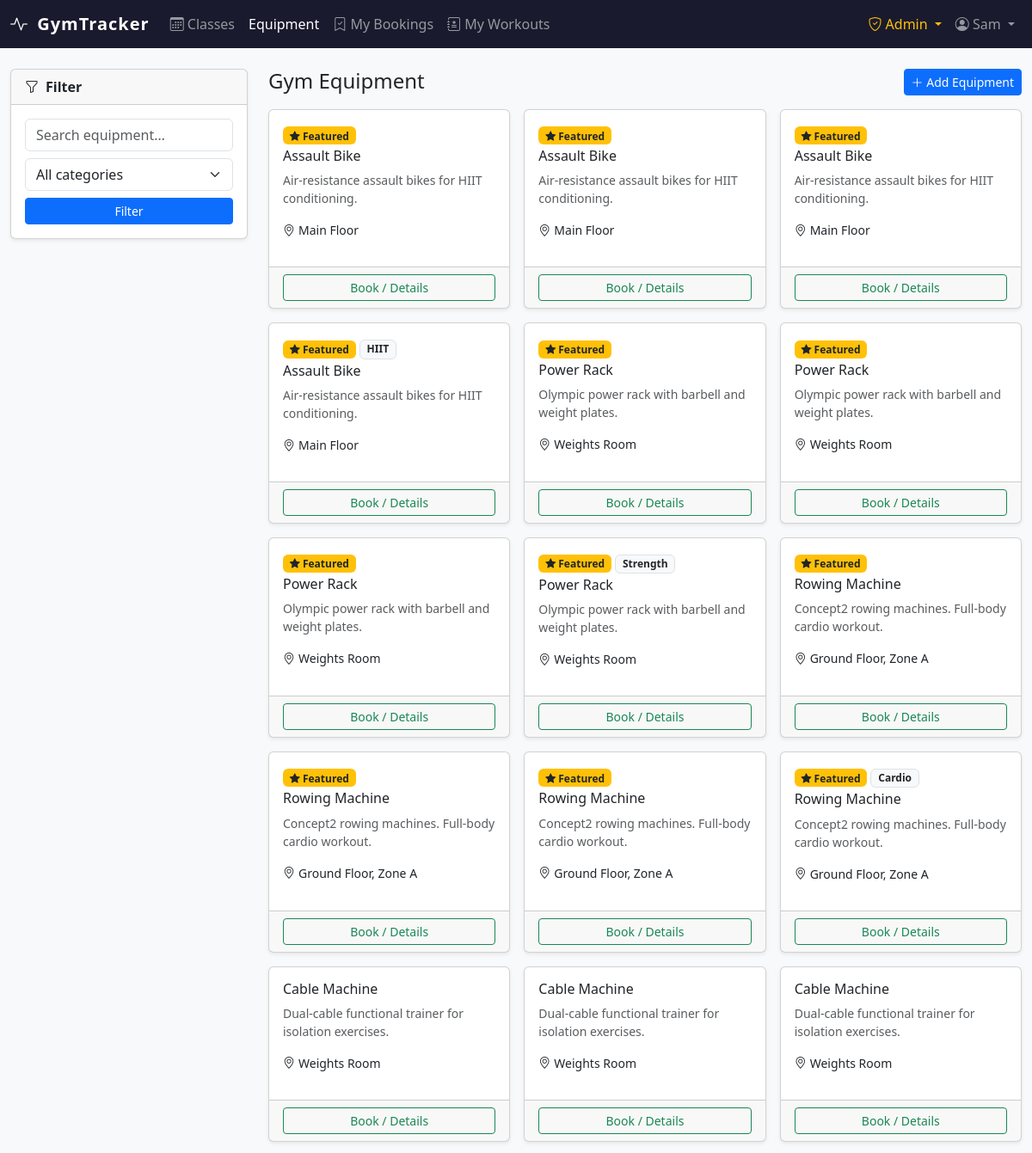
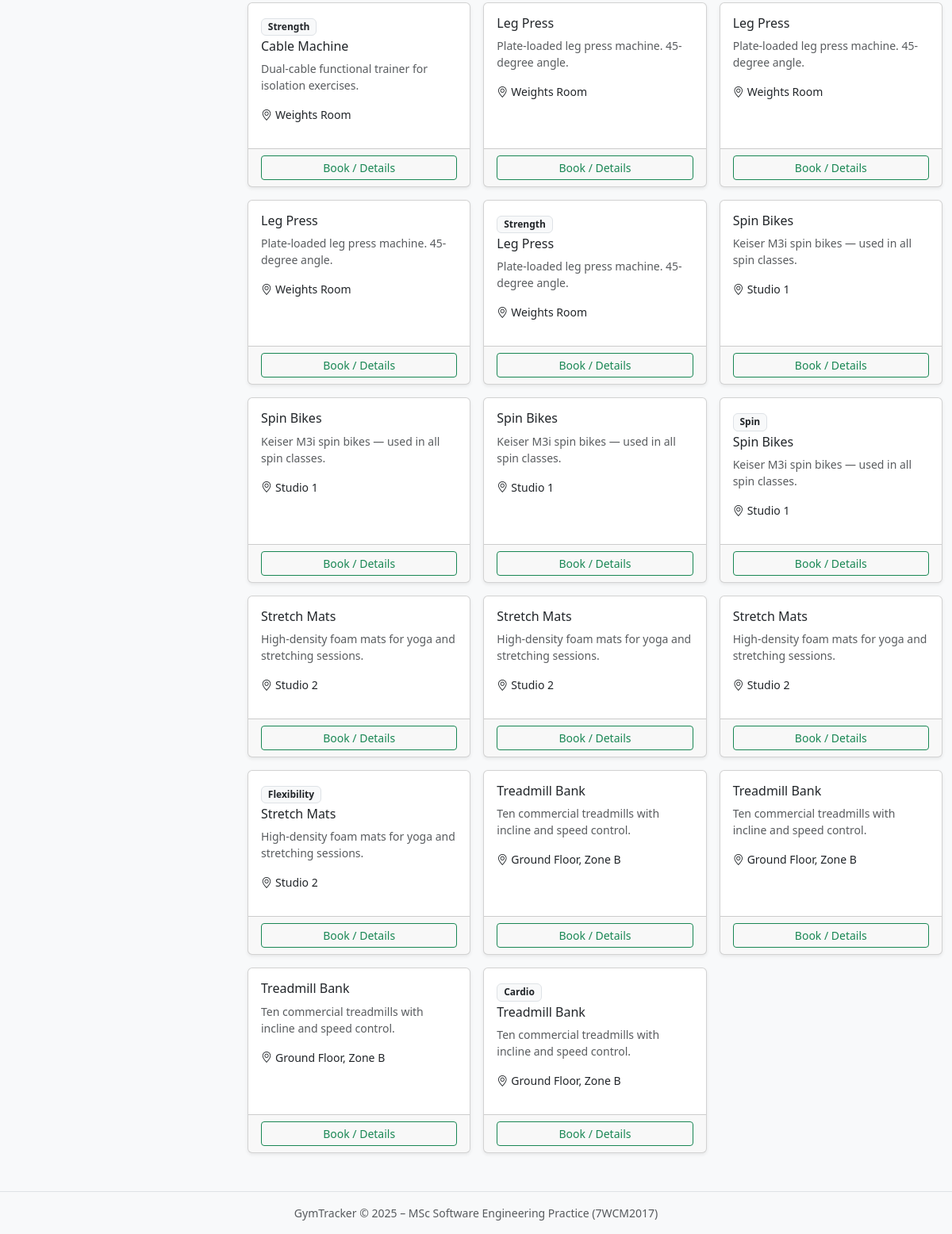
/dashboard/equipment/ (signed in), run on the app's committed database (2 pictures, top to bottom).
### accounts/models.py (models this page shows, shortened)
class User(AbstractBaseUser, PermissionsMixin):
    class Role(models.TextChoices):
        MEMBER = 'MEMBER', 'Member'
        ADMIN = 'ADMIN', 'Admin'
    email = models.EmailField(unique=True)
    first_name = models.CharField(max_length=150, blank=True)
    last_name = models.CharField(max_length=150, blank=True)
    role = models.CharField(max_length=10, choices=Role.choices, default=Role.MEMBER)
    is_active = models.BooleanField(default=True)
    is_staff = models.BooleanField(default=False)
    date_joined = models.DateTimeField(default=timezone.now)
    USERNAME_FIELD = 'email'
    REQUIRED_FIELDS = []
    objects = UserManager()
    class Meta:
        verbose_name = 'user'
        verbose_name_plural = 'users'
    @property
    def is_admin_role(self):
        return self.role == self.Role.ADMIN or self.is_staff or self.is_superuser

### gym/models.py (models this page shows, shortened)
class GymEquipment(models.Model):
    name = models.CharField(max_length=200)
    description = models.TextField(blank=True)
    category = models.ForeignKey(
        WorkoutCategory, on_delete=models.SET_NULL,
        null=True, blank=True, related_name='equipment',
    )
    location = models.CharField(max_length=200, blank=True, help_text="e.g. 'Ground floor, Zone A'")
    capacity = models.PositiveIntegerField(default=1)
    is_active = models.BooleanField(default=True)
    image = models.ImageField(upload_to='equipment/', null=True, blank=True)
    booking_count = models.PositiveIntegerField(default=0, editable=False)
    view_count = models.PositiveIntegerField(default=0, editable=False)
    is_featured = models.BooleanField(default=False)
    impression_count = models.PositiveIntegerField(default=0, editable=False)
    click_count = models.PositiveIntegerField(default=0, editable=False)
    created_at = models.DateTimeField(auto_now_add=True)
    updated_at = models.DateTimeField(auto_now=True)
    class Meta:
        ordering = ['-is_featured', 'name']
        verbose_name = 'Gym Equipment'
        verbose_name_plural = 'Gym Equipment'

class WorkoutCategory(models.Model):
    name = models.CharField(max_length=100, unique=True)
    description = models.TextField(blank=True)
    icon = models.CharField(max_length=50, blank=True, help_text="Bootstrap icon class, e.g. bi-bicycle")
    is_active = models.BooleanField(default=True)
    created_at = models.DateTimeField(auto_now_add=True)
    class Meta:
        ordering = ['name']
        verbose_name = 'Workout Category'
        verbose_name_plural = 'Workout Categories'

### gym/views.py (the view)
# urls.py: path('equipment/', views.equipment_list, name='equipment_list'),
@login_required
def equipment_list(request):
    form = EquipmentSearchForm(request.GET or None)
    queryset = GymEquipment.objects.filter(is_active=True).select_related('category')
    active_filter_count = 0
    if form.is_valid():
        queryset = search_service.apply_equipment_filters(queryset, form.cleaned_data)
        active_filter_count = search_service.get_active_filter_count(form.cleaned_data)
    ranking_mode = request.GET.get('ranking', 'default')
    show_scores = False
    if ranking_mode == 'smart' and request.user.is_admin_role:
        equipment = ranking_service.rank_equipment(queryset)
        show_scores = True
    else:
        equipment = queryset.order_by('-is_featured', 'name')
        ranking_mode = 'default'
    filter_qs = search_service.build_filter_querystring(request.GET)
    categories = WorkoutCategory.objects.filter(is_active=True)
    return render(request, 'gym/equipment_list.html', {
        'form': form,
        'equipment': equipment,
        'categories': categories,
        'ranking_mode': ranking_mode,
        'show_scores': show_scores,
        'active_filter_count': active_filter_count,
        'filter_qs': filter_qs,
    })

### gym/forms.py (shortened to what this page needs)
class EquipmentSearchForm(forms.Form):
    q = forms.CharField(
        required=False,
        label='Search',
        widget=forms.TextInput(attrs={
            'placeholder': 'Search equipment…',
            'maxlength': '200',
            'class': 'form-control',
        }),
    )
    category = forms.ModelChoiceField(
        queryset=WorkoutCategory.objects.filter(is_active=True),
        required=False,
        empty_label='All categories',
        widget=forms.Select(attrs={'class': 'form-select'}),
    )

### gym/search_service.py (called while the page is built)
def build_filter_querystring(get_params: dict, exclude_keys=('page', 'ranking')) -> str:
    from urllib.parse import urlencode
    filtered = {k: v for k, v in get_params.items() if k not in exclude_keys}
    return urlencode(filtered)

### gym/templates/gym/equipment_list.html (shortened to what this page needs)
{% extends "base.html" %}
{% block nav_equip_active %}active{% endblock %}
{% block content %}
<div class="row">
  <div class="col-md-3 mb-4">
    <div class="card shadow-sm">
      <div class="card-header"><strong><i class="bi bi-funnel me-2"></i>Filter</strong></div>
      <div class="card-body">
        <form method="get">
          <input type="text" name="q" value="{{ q }}" class="form-control mb-2" placeholder="Search equipment…">
          <select name="category" class="form-select mb-2">
            <option value="">All categories</option>
          </select>
          <div class="d-grid">
            <button type="submit" class="btn btn-primary btn-sm">Filter</button>
          </div>
        </form>
      </div>
    </div>
  </div>
  <div class="col-md-9">
    <div class="d-flex justify-content-between mb-3">
      <h2 class="h4 mb-0">Gym Equipment</h2>
      {% if user.is_admin_role %}
        <a href="{% url 'gym:admin_equipment_create' %}" class="btn btn-sm btn-primary"><i class="bi bi-plus-lg"></i> Add Equipment</a>
      {% endif %}
    </div>
    <div class="row g-3">
      {% for eq in equipment %}
      <div class="col-md-6 col-lg-4">
        <div class="card shadow-sm h-100">
          <div class="card-body">
            {% if eq.is_featured %}<span class="badge bg-warning text-dark mb-1"><i class="bi bi-star-fill"></i> Featured</span>{% endif %}
            {% if eq.category %}<span class="badge bg-light text-dark border mb-1">{{ eq.category.name }}</span>{% endif %}
            <h6>{{ eq.name }}</h6>
            <p class="text-muted small">{{ eq.description|truncatewords:15 }}</p>
            <p class="small"><i class="bi bi-geo-alt me-1"></i>{{ eq.location|default:"–" }}</p>
          </div>
          <div class="card-footer">
            <a href="{% url 'gym:equipment_detail' eq.pk %}" class="btn btn-sm btn-outline-success w-100">Book / Details</a>
          </div>
        </div>
      </div>
      {% empty %}
      <div class="col-12"><div class="alert alert-info">No equipment found.</div></div>
      {% endfor %}
    </div>
  </div>
</div>
{% endblock %}

### templates/base.html (shortened to what this page needs)
<!DOCTYPE html>
<html lang="en">
<head>
  <link rel="stylesheet" href="https://cdn.jsdelivr.net/npm/bootstrap@5.3.2/dist/css/bootstrap.min.css">
  <link rel="stylesheet" href="https://cdn.jsdelivr.net/npm/bootstrap-icons@1.11.3/font/bootstrap-icons.min.css">
</head>
<body>
<nav class="navbar navbar-expand-lg navbar-dark">
  <div class="container-fluid">
    <a class="navbar-brand text-white" href="{% url 'gym:dashboard' %}">
      <i class="bi bi-activity me-1"></i> GymTracker
    </a>
    <div class="collapse navbar-collapse" id="mainNav">
      <ul class="navbar-nav me-auto">
        {% if user.is_authenticated %}
        <li class="nav-item">
          <a class="nav-link {% block nav_classes_active %}{% endblock %}" href="{% url 'gym:class_list' %}">
            <i class="bi bi-calendar3"></i> Classes
          </a>
        </li>
        <li class="nav-item">
          <a class="nav-link {% block nav_equip_active %}{% endblock %}" href="{% url 'gym:equipment_list' %}">
             Equipment
          </a>
        </li>
        <li class="nav-item">
          <a class="nav-link {% block nav_bookings_active %}{% endblock %}" href="{% url 'bookings:my_bookings' %}">
            <i class="bi bi-bookmark-check"></i> My Bookings
          </a>
        </li>
        <li class="nav-item">
          <a class="nav-link {% block nav_tracker_active %}{% endblock %}" href="{% url 'tracker:session_list' %}">
            <i class="bi bi-journal-medical"></i> My Workouts
          </a>
        </li>
        {% endif %}
      </ul>
      <ul class="navbar-nav ms-auto">
        {% if user.is_authenticated %}
          {% if user.is_admin_role %}
          <li class="nav-item dropdown">
            <a class="nav-link dropdown-toggle text-warning" href="#" data-bs-toggle="dropdown">
              <i class="bi bi-shield-check"></i> Admin
            </a>
          </li>
          {% endif %}
          <li class="nav-item dropdown">
            <a class="nav-link dropdown-toggle" href="#" data-bs-toggle="dropdown">
              <i class="bi bi-person-circle"></i> {{ user.first_name|default:user.email }}
            </a>
          </li>
        {% else %}
          <li class="nav-item"><a class="nav-link" href="{% url 'accounts:login' %}">Log in</a></li>
          <li class="nav-item"><a class="nav-link btn btn-outline-light btn-sm px-3 ms-2" href="{% url 'accounts:register' %}">Register</a></li>
        {% endif %}
      </ul>
    </div>
  </div>
</nav>
<main class="container-fluid py-4">
  {% block content %}{% endblock %}
</main>
<footer class="text-center text-muted py-3 border-top mt-4 small">
  GymTracker &copy; 2025 – MSc Software Engineering Practice (7WCM2017)
</footer>
</body>
</html>

### templates/base.html (style rules this page uses)
:root { --gt-primary: #0d6efd; --gt-dark: #1a1a2e; }
body { background: #f8f9fa; }
.navbar { background: var(--gt-dark) !important; }
.navbar-brand { font-weight: 700; letter-spacing: 0.05em; }

### data on the page
User: first_name "Sam"
GymEquipment: is_featured True (drawn), name "Assault Bike", description "Air-resistance assault bikes for HIIT conditioning.", location "Main Floor"
GymEquipment: is_featured True (drawn), name "Assault Bike", description "Air-resistance assault bikes for HIIT conditioning.", location "Main Floor"
GymEquipment: is_featured True (drawn), name "Assault Bike", description "Air-resistance assault bikes for HIIT conditioning.", location "Main Floor"
GymEquipment: is_featured True (drawn), category.name "HIIT", name "Assault Bike", description "Air-resistance assault bikes for HIIT conditioning.", location "Main Floor"
GymEquipment: is_featured True (drawn), name "Power Rack", description "Olympic power rack with barbell and weight plates.", location "Weights Room"
GymEquipment: is_featured True (drawn), name "Power Rack", description "Olympic power rack with barbell and weight plates.", location "Weights Room"
GymEquipment: is_featured True (drawn), name "Power Rack", description "Olympic power rack with barbell and weight plates.", location "Weights Room"
GymEquipment: is_featured True (drawn), category.name "Strength", name "Power Rack", description "Olympic power rack with barbell and weight plates.", location "Weights Room"
GymEquipment: is_featured True (drawn), name "Rowing Machine", description "Concept2 rowing machines. Full-body cardio workout.", location "Ground Floor, Zone A"
GymEquipment: is_featured True (drawn), name "Rowing Machine", description "Concept2 rowing machines. Full-body cardio workout.", location "Ground Floor, Zone A"
GymEquipment: is_featured True (drawn), name "Rowing Machine", description "Concept2 rowing machines. Full-body cardio workout.", location "Ground Floor, Zone A"
GymEquipment: is_featured True (drawn), category.name "Cardio", name "Rowing Machine", description "Concept2 rowing machines. Full-body cardio workout.", location "Ground Floor, Zone A"
GymEquipment: name "Cable Machine", description "Dual-cable functional trainer for isolation exercises.", location "Weights Room"
GymEquipment: name "Cable Machine", description "Dual-cable functional trainer for isolation exercises.", location "Weights Room"
GymEquipment: name "Cable Machine", description "Dual-cable functional trainer for isolation exercises.", location "Weights Room"
GymEquipment: category.name "Strength", name "Cable Machine", description "Dual-cable functional trainer for isolation exercises.", location "Weights Room"
GymEquipment: name "Leg Press", description "Plate-loaded leg press machine. 45-degree angle.", location "Weights Room"
GymEquipment: name "Leg Press", description "Plate-loaded leg press machine. 45-degree angle.", location "Weights Room"
GymEquipment: name "Leg Press", description "Plate-loaded leg press machine. 45-degree angle.", location "Weights Room"
GymEquipment: category.name "Strength", name "Leg Press", description "Plate-loaded leg press machine. 45-degree angle.", location "Weights Room"
GymEquipment: name "Spin Bikes", description "Keiser M3i spin bikes — used in all spin classes.", location "Studio 1"
GymEquipment: name "Spin Bikes", description "Keiser M3i spin bikes — used in all spin classes.", location "Studio 1"
GymEquipment: name "Spin Bikes", description "Keiser M3i spin bikes — used in all spin classes.", location "Studio 1"
GymEquipment: category.name "Spin", name "Spin Bikes", description "Keiser M3i spin bikes — used in all spin classes.", location "Studio 1"
GymEquipment: name "Stretch Mats", description "High-density foam mats for yoga and stretching sessions.", location "Studio 2"
GymEquipment: name "Stretch Mats", description "High-density foam mats for yoga and stretching sessions.", location "Studio 2"
GymEquipment: name "Stretch Mats", description "High-density foam mats for yoga and stretching sessions.", location "Studio 2"
GymEquipment: category.name "Flexibility", name "Stretch Mats", description "High-density foam mats for yoga and stretching sessions.", location "Studio 2"
GymEquipment: name "Treadmill Bank", description "Ten commercial treadmills with incline and speed control.", location "Ground Floor, Zone B"
GymEquipment: name "Treadmill Bank", description "Ten commercial treadmills with incline and speed control.", location "Ground Floor, Zone B"
GymEquipment: name "Treadmill Bank", description "Ten commercial treadmills with incline and speed control.", location "Ground Floor, Zone B"
GymEquipment: category.name "Cardio", name "Treadmill Bank", description "Ten commercial treadmills with incline and speed control.", location "Ground Floor, Zone B"
